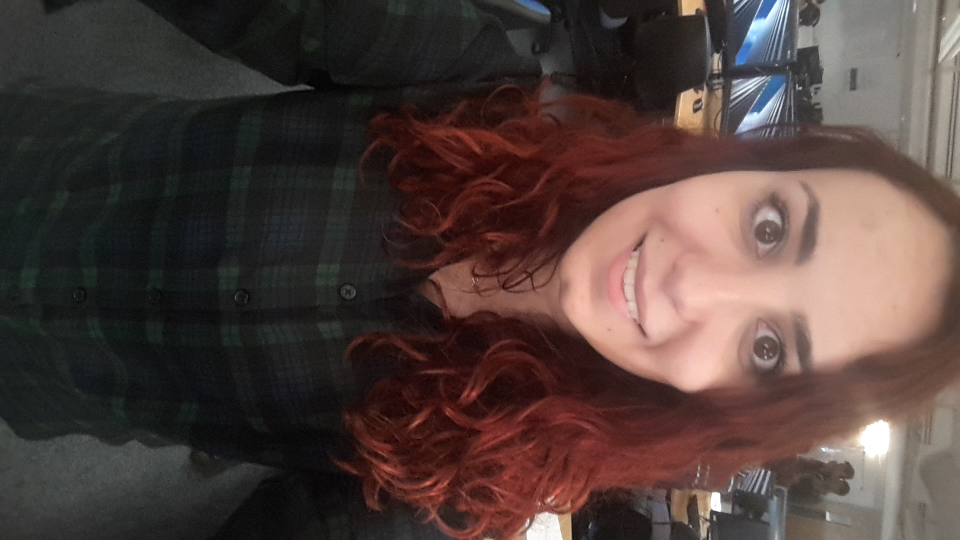
%> input picture Data/SelfiesDataSet/person1/1.jpg, 1920 x 1080 px (shown at 1/2 size)
$ octave FaceMatching.m   (GNU Octave 9; MATLAB toolbox functions it lacks are replaced by stand-ins)
%> lines starting %> are read from the running program, lines starting %| are printed output that depends on the picture
### src/MATLAB/ExtractFaceFromImage.m
function [faceImage] = ExtractFaceFromImage(image)

FDetect = vision.CascadeObjectDetector;
image = imresize(image,0.3);
image = rgb2gray(image);
%Read the input image
I = image;
[rowsImage,columnsImage] = size(I);
if columnsImage > rowsImage
    I = imrotate(I,90);
end
%Returns Bounding Box values based on number of objects
BB = step(FDetect,I);
sizeOfBiggerRec = 0;
for i = 1:size(BB,1)
   currentRectSize = (BB(i,3)*BB(i,4));
   if sizeOfBiggerRec < currentRectSize
        sizeOfBiggerRec = currentRectSize;
        currentRect = i;
   end
end
BB = BB(currentRect,:);
%%EXTRACT THE FACE
faceImage = I(BB(2):BB(2)+BB(4),BB(1):BB(1)+BB(3));

end

### src/MATLAB/FaceMatching.m
cd SelfiesDataSet\
cd person6
image1 = imread('1.jpg');
%> image1 is the input picture: size 1080x1920x3 uint8; mean R, G, B 79.9, 63.6, 59.6
image2 = imread('2.jpg');
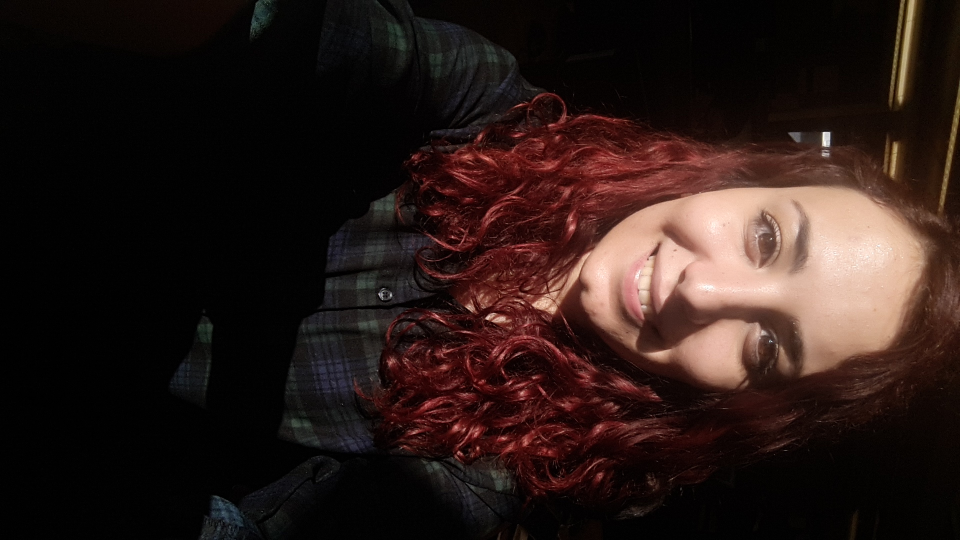
%> input picture Data/SelfiesDataSet/person1/2.jpg, 1920 x 1080 px (shown at 1/2 size)
%> image2 is the input picture: size 1080x1920x3 uint8; mean R, G, B 41.5, 26.7, 23.3
cd ..
cd person3
image3 = imread('2.jpg');
faceImage1 = ExtractFaceFromImage(image1);
%> in ExtractFaceFromImage, `image = rgb2gray(image);`:
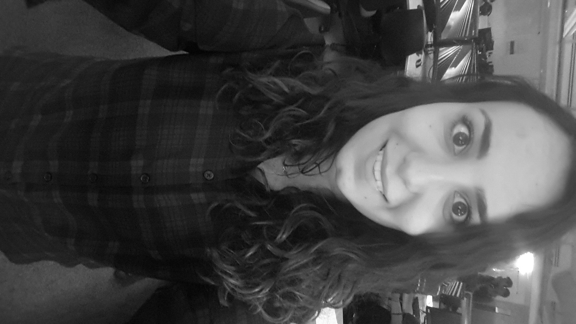
%> image: size 324x576 uint8; min 1, max 255, mean 68
%> in ExtractFaceFromImage, `I = imrotate(I,90);`:
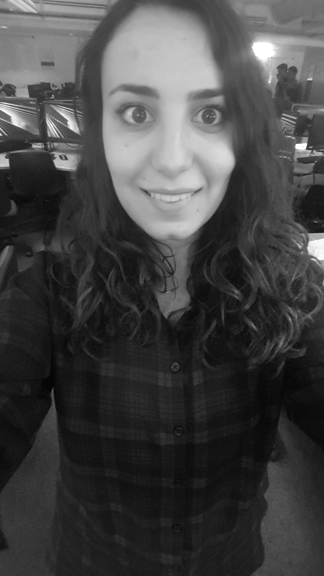
%> I: size 576x324 uint8; min 1, max 255, mean 68; mean of the top-left, top-right, bottom-left and bottom-right quarters 97.1, 108.3, 32.4, 34.3
%> in ExtractFaceFromImage, `BB = step(FDetect,I);`: BB = [79 43 189 189]
%> the loop in ExtractFaceFromImage, `for i = 1:size(BB,1)` made 1 pass
%> (currentRectSize, sizeOfBiggerRec, currentRect) on pass 1: (35721, 35721, 1)
%> in ExtractFaceFromImage, `faceImage = I(BB(2):BB(2)+BB(4),BB(1):BB(1)+BB(3));`:
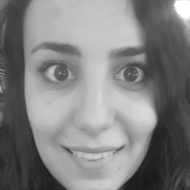
%> faceImage: size 190x190 uint8; min 22, max 255, mean 129.2
faceImage2 = ExtractFaceFromImage(image2);
%> in ExtractFaceFromImage (call 2), `image = rgb2gray(image);`:
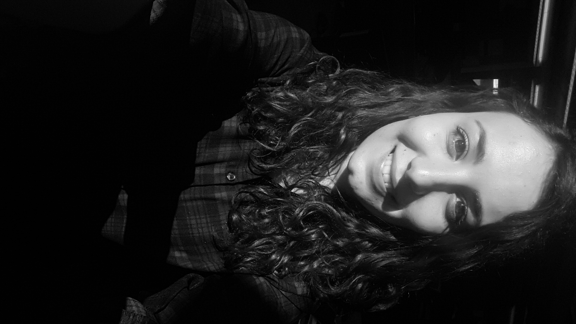
%> image: size 324x576 uint8; min 0, max 251, mean 30.7
%> in ExtractFaceFromImage (call 2), `I = imrotate(I,90);`:
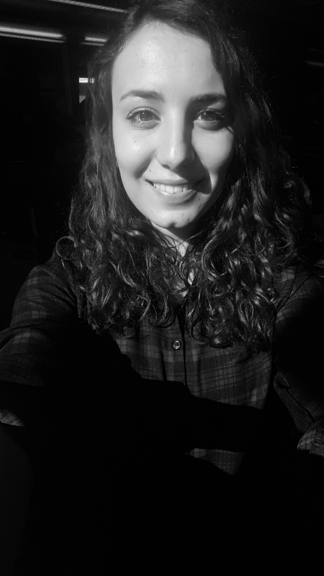
%> I: size 576x324 uint8; min 0, max 251, mean 30.7; mean of the top-left, top-right, bottom-left and bottom-right quarters 55.2, 50.1, 7.2, 10.4
%> in ExtractFaceFromImage (call 2), `BB = step(FDetect,I);`: BB = [89 47 176 176]
%> the loop in ExtractFaceFromImage (call 2), `for i = 1:size(BB,1)` made 1 pass
%> (currentRectSize, sizeOfBiggerRec, currentRect) on pass 1: (30976, 30976, 1)
%> in ExtractFaceFromImage (call 2), `faceImage = I(BB(2):BB(2)+BB(4),BB(1):BB(1)+BB(3));`:
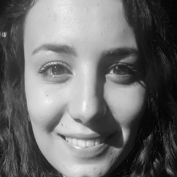
%> faceImage: size 177x177 uint8; min 3, max 251, mean 109.1
faceImage3 = ExtractFaceFromImage(image3);

%> (the run ends here)
